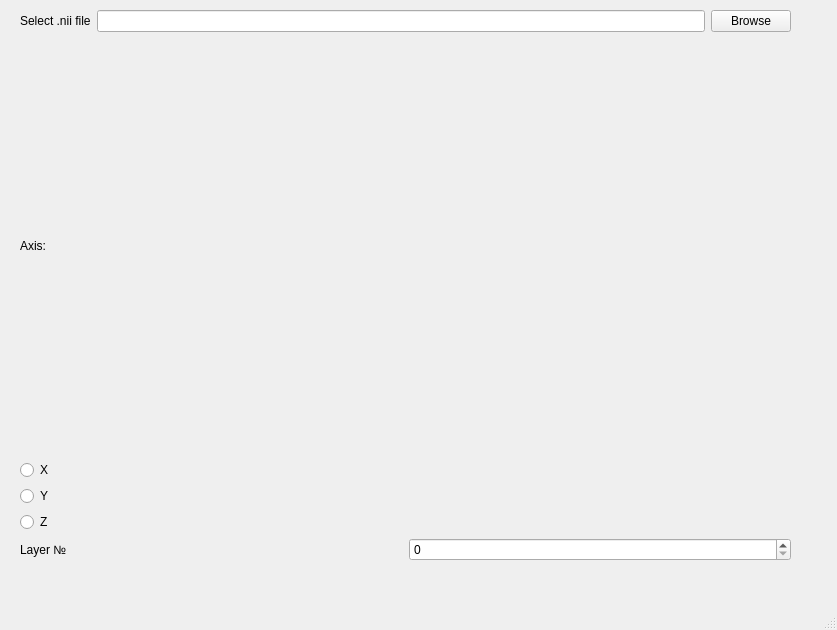
<?xml version="1.0" encoding="UTF-8"?>
<ui version="4.0">
 <class>MainWindow</class>
 <widget class="QMainWindow" name="MainWindow">
  <property name="geometry">
   <rect>
    <x>0</x>
    <y>0</y>
    <width>837</width>
    <height>630</height>
   </rect>
  </property>
  <property name="windowTitle">
   <string>MainWindow</string>
  </property>
  <widget class="QWidget" name="centralwidget">
   <widget class="QWidget" name="">
    <property name="geometry">
     <rect>
      <x>20</x>
      <y>10</y>
      <width>771</width>
      <height>551</height>
     </rect>
    </property>
    <layout class="QVBoxLayout" name="verticalLayout_3" stretch="0,0,0">
     <property name="sizeConstraint">
      <enum>QLayout::SetDefaultConstraint</enum>
     </property>
     <item>
      <layout class="QHBoxLayout" name="horizontalLayout">
       <item>
        <widget class="QLabel" name="label_2">
         <property name="text">
          <string>Select .nii file</string>
         </property>
        </widget>
       </item>
       <item>
        <widget class="QLineEdit" name="lineEdit"/>
       </item>
       <item>
        <widget class="QPushButton" name="pushButton">
         <property name="text">
          <string>Browse</string>
         </property>
        </widget>
       </item>
      </layout>
     </item>
     <item>
      <layout class="QVBoxLayout" name="verticalLayout_2">
       <item>
        <widget class="QLabel" name="label">
         <property name="text">
          <string>Axis:</string>
         </property>
        </widget>
       </item>
       <item>
        <widget class="QRadioButton" name="radioButton">
         <property name="text">
          <string>X</string>
         </property>
        </widget>
       </item>
       <item>
        <widget class="QRadioButton" name="radioButton_2">
         <property name="text">
          <string>Y</string>
         </property>
        </widget>
       </item>
       <item>
        <widget class="QRadioButton" name="radioButton_3">
         <property name="text">
          <string>Z</string>
         </property>
        </widget>
       </item>
      </layout>
     </item>
     <item>
      <layout class="QHBoxLayout" name="horizontalLayout_2">
       <item>
        <widget class="QLabel" name="label_3">
         <property name="text">
          <string>Layer №</string>
         </property>
        </widget>
       </item>
       <item>
        <widget class="QSpinBox" name="spinBox"/>
       </item>
      </layout>
     </item>
    </layout>
   </widget>
  </widget>
  <widget class="QMenuBar" name="menubar">
   <property name="geometry">
    <rect>
     <x>0</x>
     <y>0</y>
     <width>837</width>
     <height>30</height>
    </rect>
   </property>
  </widget>
  <widget class="QStatusBar" name="statusbar"/>
  <action name="fileDialog">
   <property name="text">
    <string>Choose file</string>
   </property>
  </action>
 </widget>
 <resources/>
 <connections/>
</ui>
